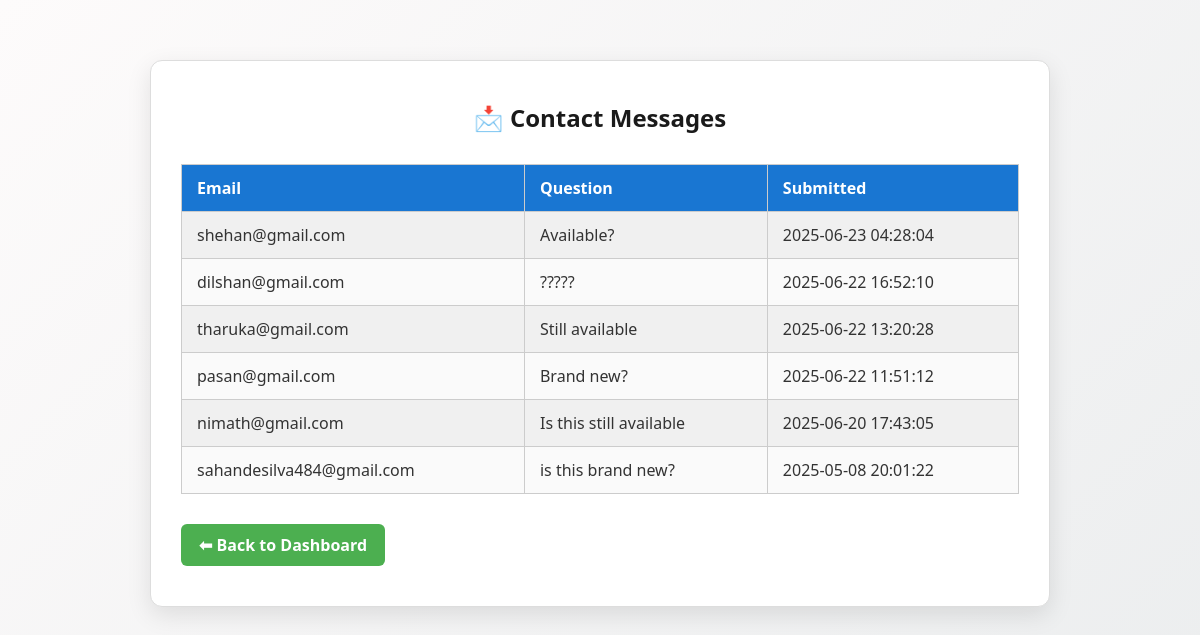
The app's page /contact_messages.php (signed in) with its own data.
### tables this page shows
CREATE TABLE IF NOT EXISTS `contact_messages` (
  `id` int NOT NULL AUTO_INCREMENT,
  `email` varchar(250) NOT NULL,
  `question` text NOT NULL,
  `submitted_at` timestamp NOT NULL DEFAULT CURRENT_TIMESTAMP,
  `reply` text,
  PRIMARY KEY (`id`)
);

### contact_messages.php (the view, shortened to what this page needs)
<?php
$conn = new mysqli("localhost:3306", "root", "", "acoustichaven");
$messages = $conn->query("SELECT * FROM contact_messages ORDER BY submitted_at DESC");
?>
<!DOCTYPE html>
<html lang="en">
<head>
    <link rel="stylesheet" href="contact_messages.css?v=<?= time() ?>">
</head>
<body>
<div class="container">
    <h2>📩 Contact Messages</h2>
    <?php if ($messages->num_rows > 0): ?>
        <table>
            <tr>
                <th>Email</th>
                <th>Question</th>
                <th>Submitted</th>
            </tr>
            <?php while ($msg = $messages->fetch_assoc()): ?>
                <tr>
                    <td><?= htmlspecialchars($msg['email']) ?></td>
                    <td><?= htmlspecialchars($msg['question']) ?></td>
                    <td><?= htmlspecialchars($msg['submitted_at']) ?></td>
                </tr>
            <?php endwhile; ?>
        </table>
    <?php else: ?>
        <p>No messages found.</p>
    <?php endif; ?>
    <a href="dashboard.php">⬅ Back to Dashboard</a>
</div>
</body>
</html>

### contact_messages.css (style rules this page uses)
* { margin: 0; padding: 0; box-sizing: border-box; }
body { font-family: 'Segoe UI', Tahoma, Geneva, Verdana, sans-serif; background: linear-gradient(135deg, #fdfbfb, #ebedee); color: #333; min-height: 100vh; display: flex; justify-content: center; align-items: flex-start; padding: 60px 20px; }
.container { background-color: #ffffff; padding: 40px 30px; border-radius: 12px; box-shadow: 0 8px 25px rgba(0, 0, 0, 0.1); width: 100%; max-width: 900px; border: 1px solid #ddd; }
.container h2 { font-size: 24px; color: #1a1a1a; margin-bottom: 30px; text-align: center; }
table { width: 100%; border-collapse: collapse; background-color: #fafafa; margin-bottom: 30px; }
th, td { padding: 12px 15px; text-align: left; border: 1px solid #ccc; }
th { background-color: #1976D2; color: white; }
td { color: #333; }
tr:nth-child(even) { background-color: #f0f0f0; }
a { display: inline-block; background-color: #4CAF50; color: white; padding: 10px 18px; border-radius: 6px; text-decoration: none; font-weight: bold; transition: background-color 0.3s ease; }

### records on screen
contact_messages: email "shehan@gmail.com", question "Available?", submitted_at "2025-06-23 04:28:04"
contact_messages: email "dilshan@gmail.com", question "?????", submitted_at "2025-06-22 16:52:10"
contact_messages: email "tharuka@gmail.com", question "Still available", submitted_at "2025-06-22 13:20:28"
contact_messages: email "pasan@gmail.com", question "Brand new?", submitted_at "2025-06-22 11:51:12"
contact_messages: email "nimath@gmail.com", question "Is this still available", submitted_at "2025-06-20 17:43:05"
contact_messages: email "sahandesilva484@gmail.com", question "is this brand new?", submitted_at "2025-05-08 20:01:22"
